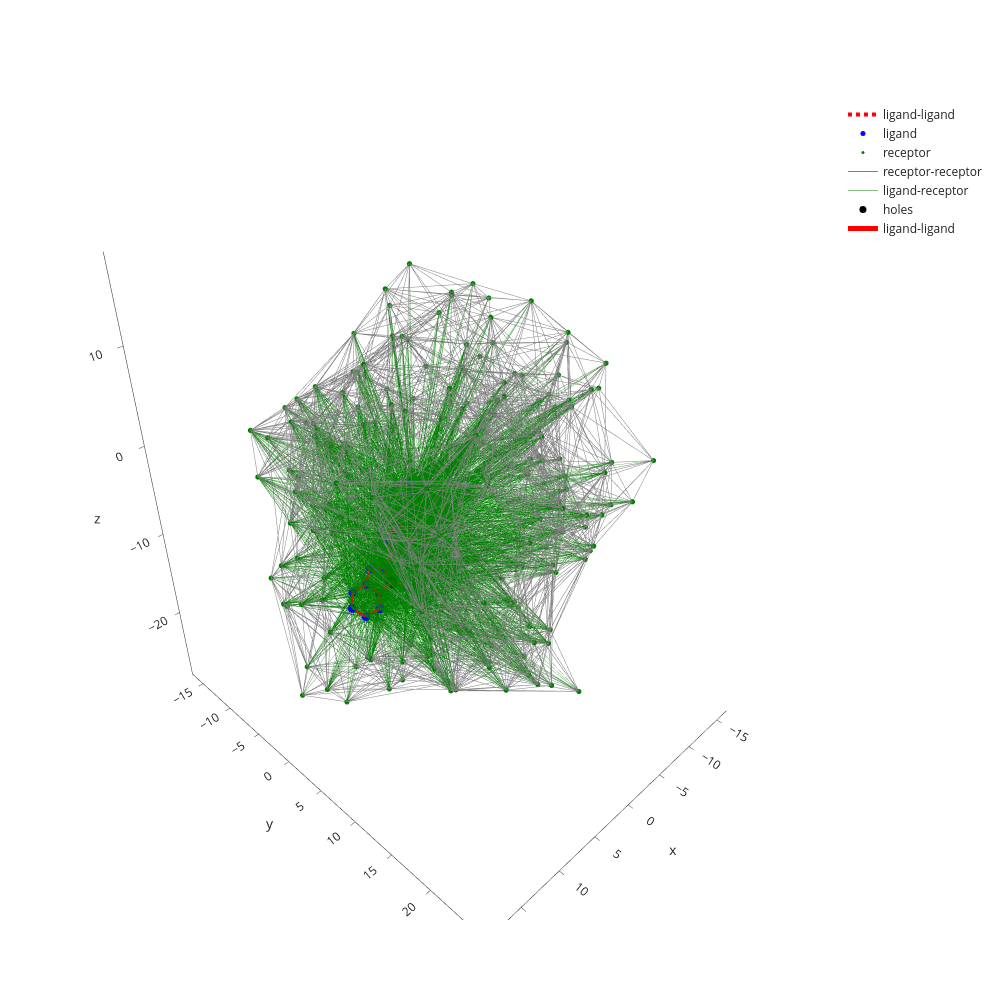

Notebook cell for this chart:
### Code cell
graph = ds[('CHEMBL1119333',0)]
make_fig(graph)

### Figure 1 — Plotly figure (JSON) as saved in the notebook; plotly's stock layout.template omitted (floating-point values rounded to 4 significant figures; data arrays with more than 128 entries replaced by an {"elided": "..."} marker saying what was removed)
{"data": [{"line": {"color": "red", "dash": "dot", "width": 4}, "mode": "lines", "name": "ligand-ligand", "type": "scatter3d", "x": {"elided": "144 float values"}, "y": {"elided": "144 float values"}, "z": {"elided": "144 float values"}}, {"marker": {"color": "blue", "size": 5, "symbol": "circle"}, "mode": "markers", "name": "ligand", "type": "scatter3d", "x": [3.163, 4.149, 4.558, 4.73, 4.471, 5.627, 6.75, 6.701, 7.84, 9.07, 10.3, 11.46, 12.35, 13.63, 14.35, 13.72, 12.42, 11.76, 10.48, 9.514, 9.096, 7.971], "y": [1.608, 2.582, 2.746, 3.4, 3.283, 4.384, 4.622, 5.314, 5.547, 5.094, 5.326, 4.599, 5.13, 4.809, 5.508, 6.553, 6.896, 6.158, 6.279, 7.272, 4.398, 4.161], "z": [-3.478, -3.06, -1.687, -4.05, -5.274, -3.677, -4.425, -5.618, -6.36, -5.933, -6.697, -6.584, -7.459, -7.759, -8.706, -9.35, -9.063, -8.103, -7.63, -8.069, -4.726, -3.98]}, {"marker": {"color": "green", "size": 3, "symbol": "circle"}, "mode": "markers", "name": "receptor", "type": "scatter3d", "x": {"elided": "220 float values"}, "y": {"elided": "220 float values"}, "z": {"elided": "220 float values"}}, {"line": {"color": "grey", "width": 1}, "mode": "lines", "name": "receptor-receptor", "type": "scatter3d", "x": {"elided": "13098 float values"}, "y": {"elided": "13098 float values"}, "z": {"elided": "13098 float values"}}, {"line": {"color": "green", "width": 0.5}, "mode": "lines", "name": "ligand-receptor", "type": "scatter3d", "x": {"elided": "9897 float values"}, "y": {"elided": "9897 float values"}, "z": {"elided": "9897 float values"}}, {"marker": {"color": "black", "size": 7, "symbol": "circle"}, "mode": "markers", "name": "holes", "type": "scatter3d", "x": [6.75, 10.48], "y": [4.622, 6.279], "z": [-4.425, -7.63]}, {"line": {"color": "red", "width": 5}, "mode": "lines", "name": "ligand-ligand", "type": "scatter3d", "x": [6.75, 6.701, null, 6.701, 6.75, null, 6.701, 7.84, null, 7.84, 6.701, null, 7.84, 9.07, null, 9.07, 7.84, null, 9.07, 10.3, null, 10.3, 9.07, null, 10.3, 11.46, null, 11.46, 10.3, null, 11.46, 12.35, null, 12.35, 11.46, null, 12.35, 13.63, null, 13.63, 12.35, null, 13.63, 14.35, null, 14.35, 13.63, null, 14.35, 13.72, null, 13.72, 14.35, null, 13.72, 12.42, null, 12.42, 13.72, null, 12.42, 11.76, null, 11.76, 12.42, null, 11.76, 10.48, null, 10.48, 11.76, null, 9.07, 9.096, null, 9.096, 9.07, null, 9.096, 7.971, null, 7.971, 9.096, null, 7.971, 6.75, null, 6.75, 7.971, null, 10.48, 10.3, null, 10.3, 10.48, null, 11.76, 12.35, null, 12.35, 11.76, null], "y": [4.622, 5.314, null, 5.314, 4.622, null, 5.314, 5.547, null, 5.547, 5.314, null, 5.547, 5.094, null, 5.094, 5.547, null, 5.094, 5.326, null, 5.326, 5.094, null, 5.326, 4.599, null, 4.599, 5.326, null, 4.599, 5.13, null, 5.13, 4.599, null, 5.13, 4.809, null, 4.809, 5.13, null, 4.809, 5.508, null, 5.508, 4.809, null, 5.508, 6.553, null, 6.553, 5.508, null, 6.553, 6.896, null, 6.896, 6.553, null, 6.896, 6.158, null, 6.158, 6.896, null, 6.158, 6.279, null, 6.279, 6.158, null, 5.094, 4.398, null, 4.398, 5.094, null, 4.398, 4.161, null, 4.161, 4.398, null, 4.161, 4.622, null, 4.622, 4.161, null, 6.279, 5.326, null, 5.326, 6.279, null, 6.158, 5.13, null, 5.13, 6.158, null], "z": [-4.425, -5.618, null, -5.618, -4.425, null, -5.618, -6.36, null, -6.36, -5.618, null, -6.36, -5.933, null, -5.933, -6.36, null, -5.933, -6.697, null, -6.697, -5.933, null, -6.697, -6.584, null, -6.584, -6.697, null, -6.584, -7.459, null, -7.459, -6.584, null, -7.459, -7.759, null, -7.759, -7.459, null, -7.759, -8.706, null, -8.706, -7.759, null, -8.706, -9.35, null, -9.35, -8.706, null, -9.35, -9.063, null, -9.063, -9.35, null, -9.063, -8.103, null, -8.103, -9.063, null, -8.103, -7.63, null, -7.63, -8.103, null, -5.933, -4.726, null, -4.726, -5.933, null, -4.726, -3.98, null, -3.98, -4.726, null, -3.98, -4.425, null, -4.425, -3.98, null, -7.63, -6.697, null, -6.697, -7.63, null, -8.103, -7.459, null, -7.459, -8.103, null]}], "layout": {"height": 1000, "width": 1000}}
